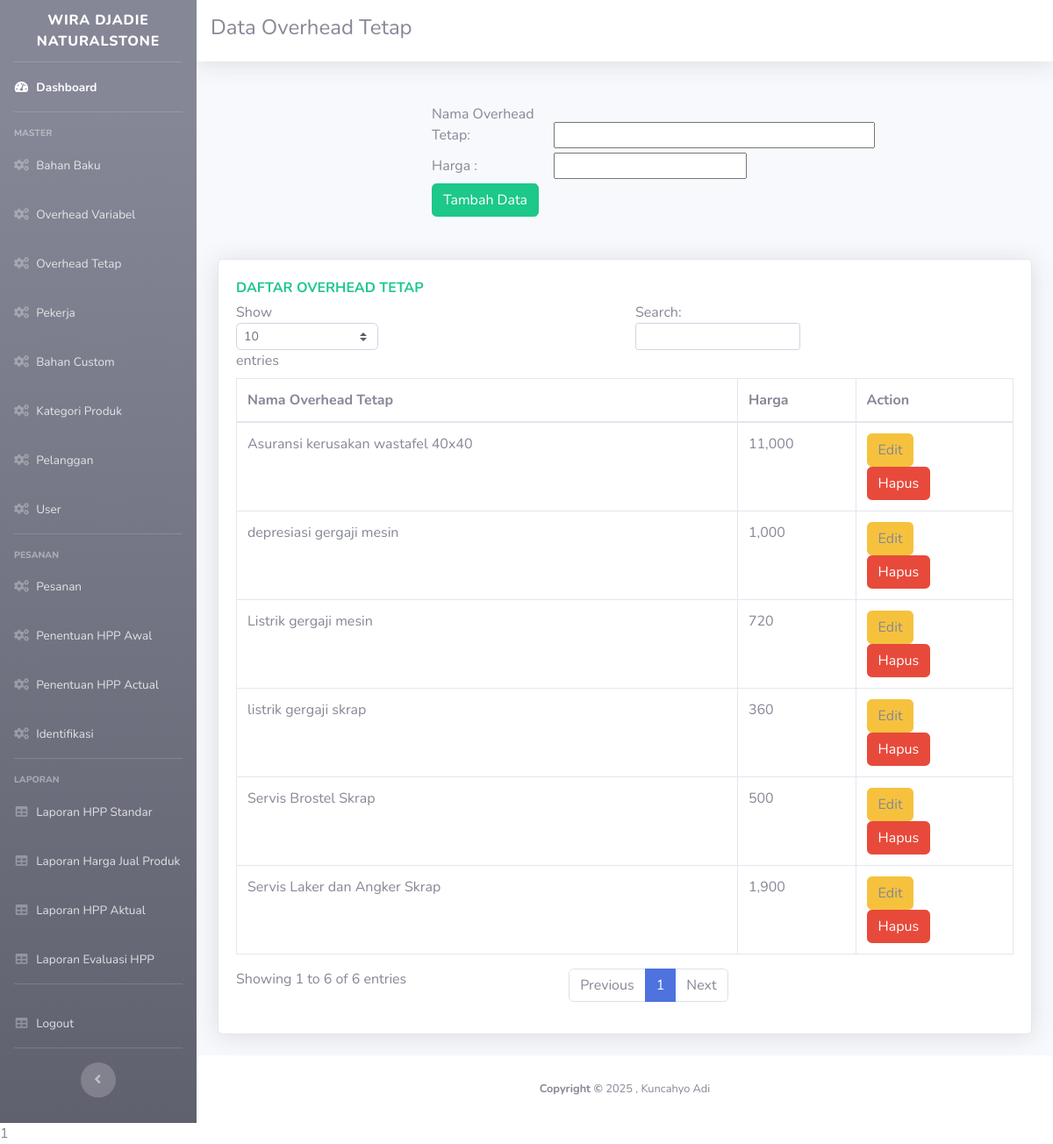
The app's page /jasa.php with its own data.
### tables this page shows
CREATE TABLE `bop_tetap_standar` (
  `id_tetap_standar` int(11) NOT NULL,
  `nama_tetap_standar` varchar(250) NOT NULL,
  `satuan_tetap_standar` varchar(20) NOT NULL,
  `harga_tetap_standar` float NOT NULL
);

### jasa.php (the view, shortened to what this page needs)
    <?php
        include '_partial/head.php';
        include '_partial/sidebar.php';
        include 'koneksi1.php';
    ?>
      <div id="content">
        <nav class="navbar navbar-expand navbar-light bg-white topbar mb-4 static-top shadow">
<h4> Data Overhead Tetap</h4>
        </nav>
        <div class="container-fluid">
          <br>
           <div class="row col-12">
              <form class="col-12" role="form" action="insertjasa.php" method="post" enctype="multipart/form-data">
                    <label class="form-label col-2 offset-3">Nama Overhead Tetap:</label>
                    <input type="text" id="nama" name="nama" class="form-select col-5">
                    <br>
                    <label class="form-label col-2 offset-3">Harga :</label>
                    <input type="text" id="rupiah" name="harga" class="form-select col-3">
                    <br>
                  <div class="button col-5 offset-3">
                    <button class="btn btn-success" type="submit">Tambah Data</button>
                    <br>
                  </div>
              </form>
          </div>
          <br><br>
            <div class="row">
            <div class="col-xl-12">
                <div class="card shadow mb-4">
                <div class="card-body tab-content" id="myTabContent">
                <div class="text-x font-weight-bold text-success text-uppercase mb-1">Daftar Overhead Tetap</div>
                <div class="table-responsive tab-pane fade show active" id="bb">
                <table class="table table-bordered" id="dataTable" width="100%" cellspacing="0">
                    <thead>
                        <tr>
                            <th>Nama Overhead Tetap</th>
                            <th>Harga</th>
                            <th>Action</th>
                    </thead>
                    <tbody>
                       <?php
                          $sql = 'SELECT * FROM bop_tetap_standar';
                          $query = mysqli_query($koneksi, $sql);
                             while ($row = mysqli_fetch_array($query))
                                {
                                 ?>
                                  <tr>
                                      <td><?php echo $row['nama_tetap_standar'];?></td>
                                      <td><?php echo number_format($row['harga_tetap_standar']);?></td>
                                      <td>
                                          <a class="btn btn-warning" data-toggle="modal" data-target="#exampleModal<?php echo $row['id_tetap_standar'];?>">Edit</a>
                                          <br>
                                          <a class="btn btn-danger" href="deletejasa.php?id=<?php echo $row['id_tetap_standar'];?>">Hapus
                                      </td>
                                  </tr>
                          <?php } ?>
                    </tbody>
                </table>
              </div>
            </div>
            </div>
            </div>
            </div>
        </div>
      </div>
<?php include '_partial/footer.php'?>

### records on screen
bop_tetap_standar: nama_tetap_standar "depresiasi gergaji mesin", harga_tetap_standar "1,000"
bop_tetap_standar: nama_tetap_standar "Servis Brostel Skrap", harga_tetap_standar "500"
bop_tetap_standar: nama_tetap_standar "Servis Laker dan Angker Skrap", harga_tetap_standar "1,900"
bop_tetap_standar: nama_tetap_standar "Listrik gergaji mesin", harga_tetap_standar "720"
bop_tetap_standar: nama_tetap_standar "listrik gergaji skrap", harga_tetap_standar "360"
bop_tetap_standar: nama_tetap_standar "Asuransi kerusakan wastafel 40x40", harga_tetap_standar "11,000"
